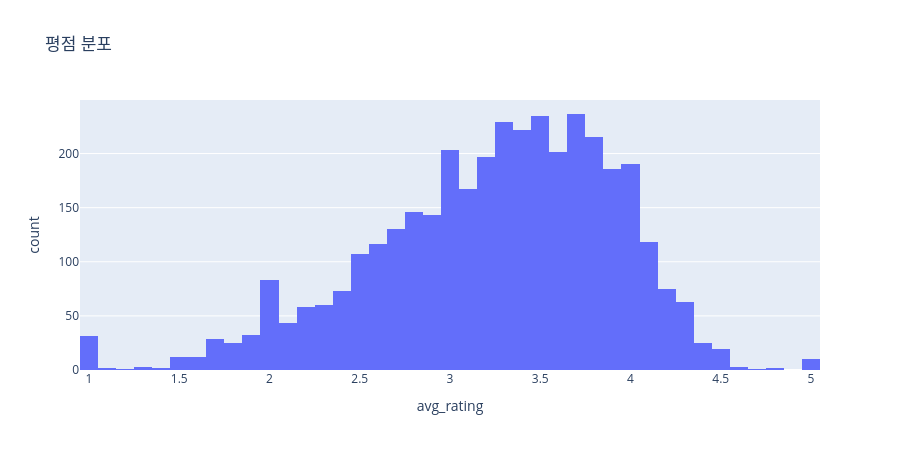

Notebook code for this chart:
### Code cell
# 평점 분포 plotly 버전
px.histogram(mv_rating_agg, x='avg_rating', height=450, title='평점 분포')

### Figure 1 — Plotly figure (JSON) as saved in the notebook; plotly's stock layout.template omitted (floating-point values rounded to 4 significant figures; data arrays with more than 128 entries replaced by an {"elided": "..."} marker saying what was removed)
{"data": [{"bingroup": "x", "hovertemplate": "avg_rating=%{x}<br>count=%{y}<extra></extra>", "legendgroup": "", "marker": {"color": "#636efa", "pattern": {"shape": ""}}, "name": "", "orientation": "v", "showlegend": false, "type": "histogram", "x": {"elided": "3706 float values"}, "xaxis": "x", "yaxis": "y"}], "layout": {"barmode": "relative", "height": 450, "legend": {"tracegroupgap": 0}, "title": {"text": "평점 분포"}, "xaxis": {"anchor": "y", "domain": [0, 1], "title": {"text": "avg_rating"}}, "yaxis": {"anchor": "x", "domain": [0, 1], "title": {"text": "count"}}}}
